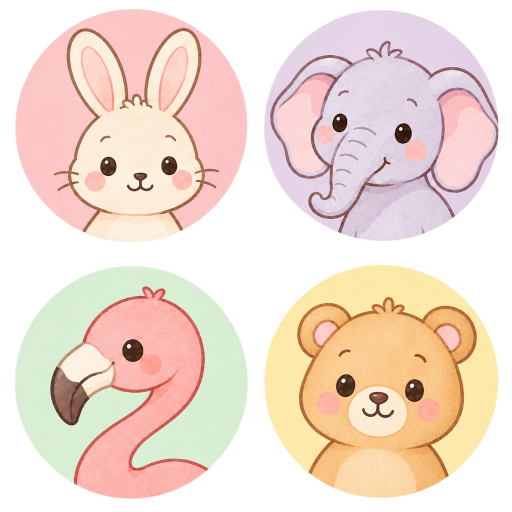
#> input picture artwork/source/character-atlas-01.png, 1024 x 1024 px, found by its file name (shown at 1/2 size); its folder holds only this picture in this run
$ python process_artwork_v3.py
#> lines starting #> are read from the running program, lines starting #| are printed output that depends on the picture; after the words box and inside, x2 and y2 are one past the last pixel; in counts of white or black regions, pixels touching at a corner belong together
import json
import shutil
from pathlib import Path
import numpy as np
from PIL import Image, ImageDraw
from scipy.ndimage import distance_transform_edt
import process_artwork as old

SOURCE = Path('artwork/source')
OUT = Path('artwork/output-v3')
yy, xx = np.mgrid[:1792, :1792]
mask = Image.fromarray((((xx+.5-896)**2+(yy+.5-896)**2 <= 896**2)*255).astype('uint8')).resize((448,448), Image.Resampling.BOX)
expected = Image.new('L',(512,512))
#> expected: PIL image 512x512 L; every value is 0
expected.paste(mask,(32,32))

def correct(cell):
    alpha = np.array(cell.getchannel('A'))
    box = cell.getchannel('A').point(lambda v:255 if v>127 else 0).getbbox()
    if box is None:
        if alpha.max()>8:
            raise ValueError('Unexpected faint artwork, not an empty cell')
        return Image.new('RGBA',(512,512)), None
    w,h = box[2]-box[0], box[3]-box[1]
    if max(w/h,h/w)>1.04:
        raise ValueError('Excessive oval distortion; review required')
    crop = np.array(cell.crop(box))
    good = crop[:,:,3]>=250
    sy,sx = np.mgrid[:h,:w]
    inner = ((sx+.5-w/2)/(w/2))**2+((sy+.5-h/2)/(h/2))**2 < 0.8**2
    if not good.any() or np.any(crop[:,:,3][inner]<250):
        raise ValueError('Unexpected central transparency; review required')
    indices = distance_transform_edt(~good,return_distances=False,return_indices=True)
    rgb = crop[:,:,:3].copy()
    rgb[~good] = rgb[tuple(indices[:,~good])]
    tile = Image.fromarray(rgb).resize((448,448),Image.Resampling.LANCZOS).convert('RGBA')
    tile.putalpha(mask)
    result = Image.new('RGBA',(512,512))
    result.paste(tile,(32,32))
    return result,box

def main():
    OUT.mkdir(parents=True,exist_ok=True)
    entries=[]
    preview=Image.new('RGB',(1024,3080),'#eeeeee')
#> preview: PIL image 1024x3080 RGB; every value is 238
    draw=ImageDraw.Draw(preview)
    for number in range(1,12):
        name=f'character-atlas-{number:02d}.png'
        source=Image.open(SOURCE/name).convert('RGBA')
#> source is the input picture: PIL image 1024x1024 RGBA; mean R, G, B, A 158, 137.9, 125.9, 163.9
        if source.size!=(1024,1024):
            raise ValueError(f'{name}: incorrect sheet dimensions')
        atlas=Image.new('RGBA',(1024,1024))
#> atlas: PIL image 1024x1024 RGBA; every value is 0
        sheet_entries=[]
        for index in range(4):
            row,col=divmod(index,2)
            cell=source.crop((col*512,row*512,col*512+512,row*512+512))
            tile,box=correct(cell)
            if (box is None)!=(number==11 and index==3):
                raise ValueError(f'{name} cell {index}: unexpected occupancy')
            atlas.paste(tile,(col*512,row*512))
            sheet_entries.append({'sheet':name,'cell':index,'source_bounds_alpha_gt_127':box,'status':'processed' if box else 'empty'})
#> this loop made 4 passes
#> (box, w in correct, h in correct) on passes 1 to 4: ((31, 18, 495, 484), 464, 466), ((16, 20, 485, 482), 469, 462), ((30, 20, 495, 485), 465, 465), ((17, 18, 485, 484), 468, 466)
#> pass 1, in correct, `alpha = np.array(cell.getchannel('A'))`:
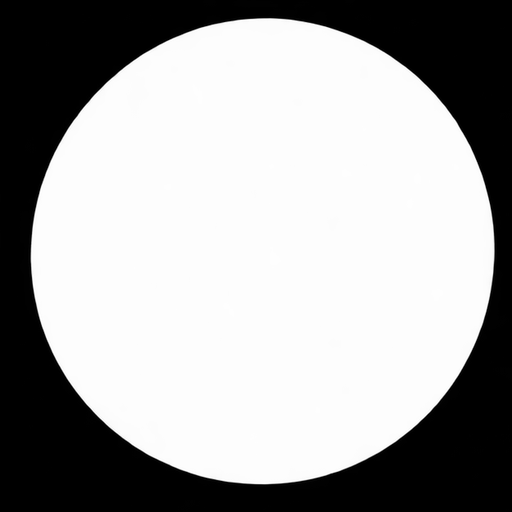
#> alpha: shape (512, 512); min 0, max 255, mean 163.5
#> pass 1, in correct, `good = crop[:,:,3]>=250`:
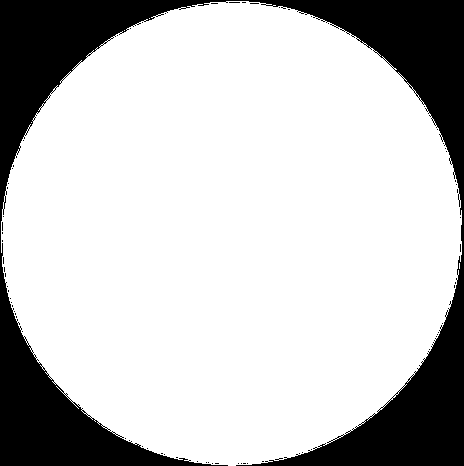
#> good: shape (466, 464) bool; 77.3% white; 71 black regions (70 under 20 px), largest, box (x1, y1, x2, y2) and area: (0, 0, 464, 466) 48846
#> after the loop:
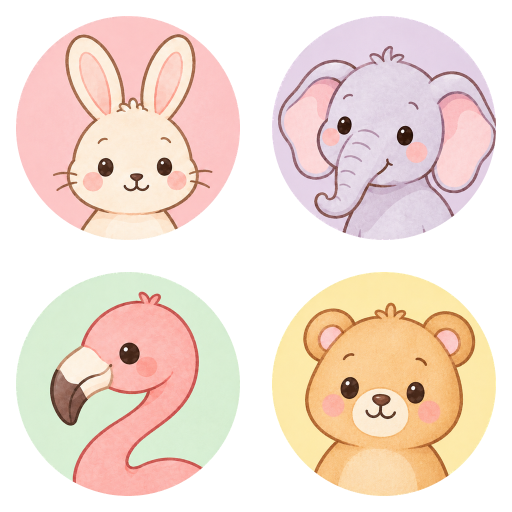
#> atlas: PIL image 1024x1024 RGBA (shown at 1/2 size); mean R, G, B, A 179.3, 158, 144.4, 153.3; transparent parts drawn white
#> after the loop:
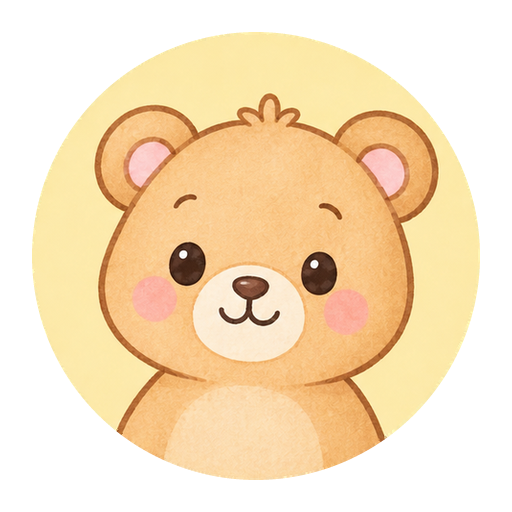
#> tile: PIL image 512x512 RGBA; mean R, G, B, A 186.6, 160.3, 115.3, 153.3; transparent parts drawn white
#> after the loop, sheet_entries = 4 items
        atlas.save(OUT/name)
        saved=Image.open(OUT/name).convert('RGBA')
        for entry in sheet_entries:
            index=entry['cell']
            row,col=divmod(index,2)
            cell=saved.crop((col*512,row*512,col*512+512,row*512+512))
            a=cell.getchannel('A')
            target=expected if entry['status']=='processed' else Image.new('L',(512,512))
            if not np.array_equal(np.array(a),np.array(target)):
                raise ValueError(f'{name} cell {index}: saved mask mismatch')
            box=a.getbbox()
            entry.update(saved_alpha_mask_verified=True,measured_bounds=box)
            if box:
                l,t,r,b=box
                entry.update(measured_width=r-l,measured_height=b-t,centre=[(l+r)/2,(t+b)/2],margins=[l,t,512-r,512-b])
                if box!=(32,32,480,480):
                    raise ValueError('Saved bounds incorrect')
            thumb=cell.resize((248,248))
            preview.paste(thumb,(index*256,(number-1)*280+24),thumb)
#> this loop made 4 passes
#> (row, col) on passes 1 to 4: (0, 0), (0, 1), (1, 0), (1, 1)
#> pass 1, in main, `cell=saved.crop((col*512,row*512,col*512+512,row*512+512))`:
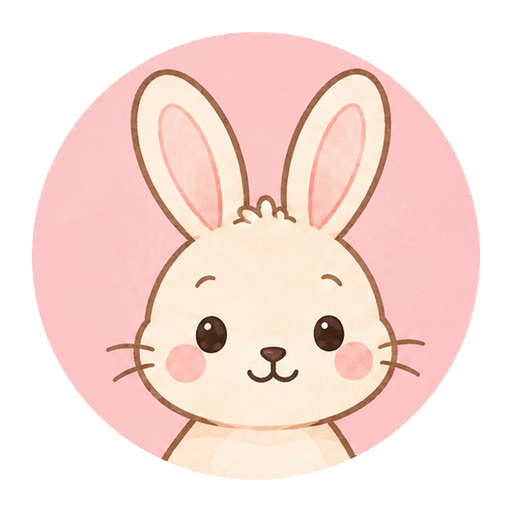
#> cell: PIL image 512x512 RGBA; mean R, G, B, A 187.9, 156, 149.9, 153.3; transparent parts drawn white
#> pass 2, in main, `thumb=cell.resize((248,248))`:
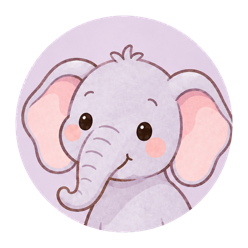
#> thumb: PIL image 248x248 RGBA; mean R, G, B, A 134.9, 121, 129.2, 153.3; transparent parts drawn white
#> after the loop:
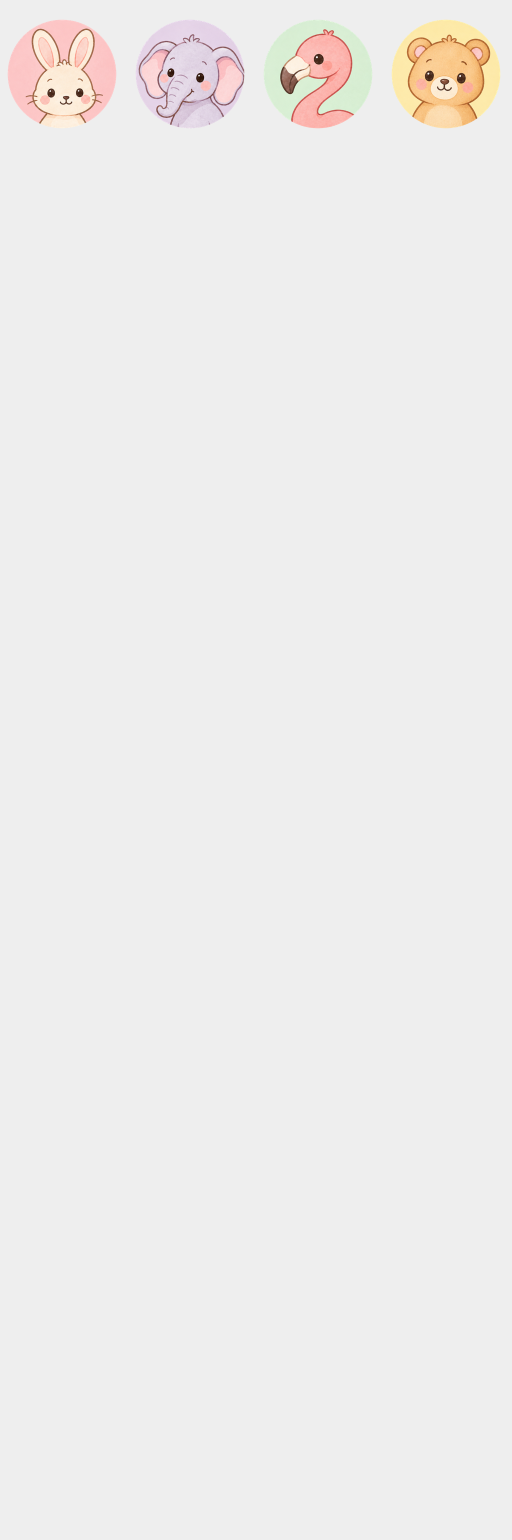
#> preview: PIL image 1024x3080 RGB (shown at 1/2 size); mean R, G, B 237.8, 236.3, 235.5
        entries.extend(sheet_entries)
        draw.text((4,(number-1)*280+4),name,fill='black')
    props=old.validate_props()
    mismatches=sum(e['status']!='match' for e in props['results'])
    (OUT/'props_validation.json').write_text(json.dumps(props,indent=2))
    for name in ['props_atlas.png','props_atlas_manifest.json']:
        shutil.copy2(SOURCE/name,OUT/name)
    preview.save(OUT/'character-contact-sheet.jpg',quality=95)
    (OUT/'character_manifest.json').write_text(json.dumps({'meta':{'version':3,'cell_size':512,'diameter':448,'theme_mapping':'not yet verified','method':'Tight alpha>127 bounds; slight independent axis scaling; extend edge colours from nearest alpha>=250 pixel; replace alpha with identical antialiased circle'},'characters':entries},indent=2))
    lines=['# Artwork report v3','- Portraits processed and saved masks verified: 43','- Fully transparent empty cells verified: 1','- Measured portrait bounds: 448 x 448 pixels','- Measured centres within cells: 256, 256','- Transparent margins: 32 pixels on all four sides',f'- Prop crop-check mismatches: {mismatches}','','Original files unchanged. Interior alpha is 255 except the antialiased perimeter. Edge colours were extended from nearby near-opaque source pixels; inspect the preview before integration. Theme-to-cell mapping is not yet verified.']
    (OUT/'report.md').write_text('\n'.join(lines))
    if mismatches:
        raise SystemExit('Review prop crop checks')

if __name__=='__main__':
#> (the run stopped early here; a loop or call above may not have finished)
